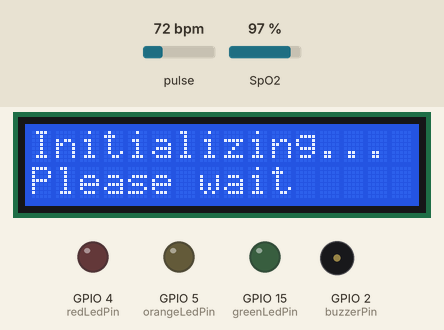
This sketch was run on a simulated ESP32. On the bench: 16×2 character LCD, output pins drawn as LEDs (lit = HIGH), buzzer (waves = sounding, pin HIGH). Inputs (shaded band) come from the test bench; at power-on: pulse 72 bpm, SpO2 97 %. WiFi joins after 1.5 s; servers stay silent unless stated; uploads are accepted with an empty reply; what the sketch prints to the serial monitor is not drawn.

Above: at 1.2 s.
At 7.6 s:
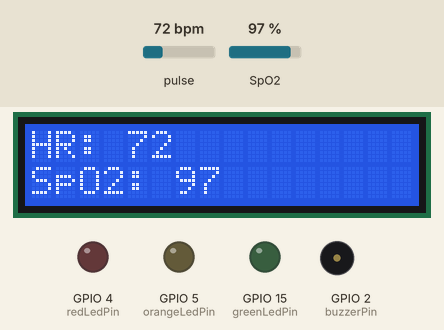
7.7 s: pulse set to 42 bpm
At 12.3 s:
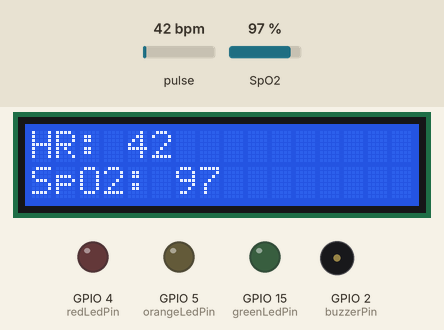
12.6 s: SpO2 set to 80 %
At 16.4 s:
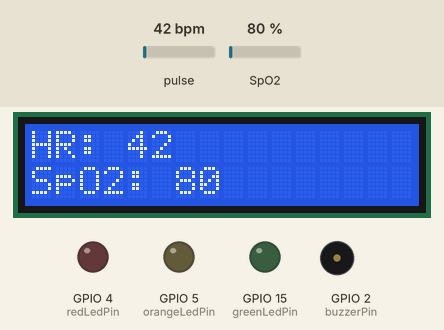
16.7 s: pulse set to 70 bpm
At 24.6 s:
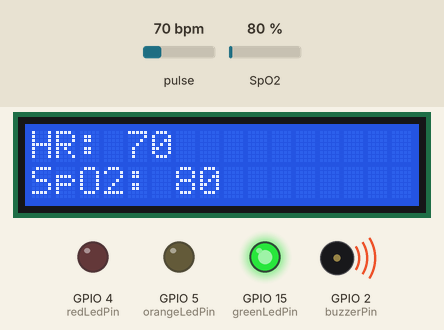
Timing chart, 0 to 26.3 s (numbered marks = the images above; inputs shaded):
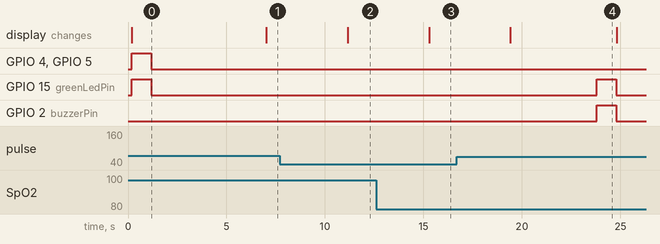

Measured:
- after the input at 7.7 s, the display: changes after 3.5 s (image 2)
- after the input at 12.6 s, the display: changes after 2.7 s (image 3)
- after the input at 16.7 s, the display: changes after 2.7 s (image 4)
- what the display in image 0 shows lasts 6.8 s, from 0.2 s to 7.0 s
- what the display in image 4 shows lasts 5.4 s, from 19.4 s to 24.8 s

The sketch:

20240706_ESP32.ino
```cpp
#define BLYNK_TEMPLATE_ID "TMPL6swIxX_Aq"
#define BLYNK_TEMPLATE_NAME "ESP32 Health Monitoring System"
#define BLYNK_AUTH_TOKEN "kPlQEtx23LIunXkUMBqImgQu5o5cK9VR"

#define BLYNK_PRINT Serial

#include <DFRobot_MAX30102.h>
#include <BlynkSimpleEsp32.h>
#include <Wire.h>
#include <LiquidCrystal_I2C.h>
#include <WiFi.h>
#include <ArduinoOTA.h>
#include <WiFiClientSecure.h>
#include <WiFiManager.h>

int32_t SPO2;
int8_t SPO2Valid;
int32_t heartRate;
int8_t heartRateValid;

char ssid[32];
char password[32];

const char* serverName = "bantaykalusugan.replit.app";
String ServerPath = "/api.php";

const int port = 443;

WiFiManager wifiManager;
WiFiClientSecure client;
DFRobot_MAX30102 particleSensor;
LiquidCrystal_I2C lcd(0x27, 16, 2);

unsigned long lastSendTime = 0;
const unsigned long sendInterval = 20000;

const int buzzerPin = 2;
const int greenLedPin = 15;
const int redLedPin = 4;
const int orangeLedPin = 5;

bool dataSent = false;

void setup() {
  Serial.begin(115200);
  delay(100);

  lcd.init();
  lcd.backlight();

  pinMode(buzzerPin, OUTPUT);
  pinMode(greenLedPin, OUTPUT);
  pinMode(redLedPin, OUTPUT);
  pinMode(orangeLedPin, OUTPUT);

  digitalWrite(buzzerPin, LOW);

  displayMessage("Initializing...", "Please wait");

  digitalWrite(greenLedPin, HIGH);
  digitalWrite(redLedPin, HIGH);
  digitalWrite(orangeLedPin, HIGH);
  delay(1000);
  digitalWrite(greenLedPin, LOW);
  digitalWrite(redLedPin, LOW);
  digitalWrite(orangeLedPin, LOW);

  wifiManager.autoConnect("Group 10 - AutoConnectAP");

  WiFi.begin(ssid, password);
  Blynk.begin(BLYNK_AUTH_TOKEN, ssid, password);

  while (WiFi.status() != WL_CONNECTED) {
    delay(500);
    Serial.print(".");
  }
  Serial.println();

  while (!particleSensor.begin()) {
    Serial.println("MAX30102 was not found");
    displayError("MAX30102", "not found");
    delay(1000);
  }

  particleSensor.sensorConfiguration(60, SAMPLEAVG_8, MODE_MULTILED, SAMPLERATE_400, PULSEWIDTH_411, ADCRANGE_16384);
  ArduinoOTA.begin();
}

void sendAPI(String heartRate, String SPO2) {
  updateLCD();
  client.setCACert(nullptr);

  if (client.connect(serverName, port)) {
    Serial.println("Connection Successful");

    String postData = "heartRate=" + heartRate + "&SpO2=" + SPO2 + "&action=insertHeartRateSP01";

    client.println("POST " + ServerPath + " HTTP/1.1");
    client.println("Host: " + String(serverName));
    client.println("Content-Type: application/x-www-form-urlencoded");
    client.print("Content-Length: ");
    client.println(postData.length());
    client.println();
    client.println(postData);

    bool error = false;
    while (client.connected()) {
      String line = client.readStringUntil('\n');
      if (line == "\r") {
        break;
      }
      if (line.startsWith("HTTP/1.1 4") || line.startsWith("HTTP/1.1 5")) {
        error = true;
      }
    }

    if (error) {
      displayError("API Error", "Check Server");
      digitalWrite(redLedPin, HIGH);
      delay(1000);
      digitalWrite(redLedPin, LOW);
    } else {
      digitalWrite(buzzerPin, HIGH);
      digitalWrite(greenLedPin, HIGH);
      delay(1000);
      digitalWrite(buzzerPin, LOW);
      digitalWrite(greenLedPin, LOW);
    }

    client.stop();
  } else {
    digitalWrite(redLedPin, HIGH);
    delay(1000);
    digitalWrite(redLedPin, LOW);
    displayError("Connection", "failed");
  }
}

void displayMessage(String line1, String line2) {
  lcd.clear();
  lcd.setCursor(0, 0);
  lcd.print(line1);
  lcd.setCursor(0, 1);
  lcd.print(line2);
}

void displayError(String errorType, String errorMessage) {
  lcd.clear();
  lcd.setCursor(0, 0);
  lcd.print("Error: " + errorType);
  lcd.setCursor(0, 1);
  lcd.print(errorMessage);
}

void updateLCD() {
  lcd.clear();
  lcd.setCursor(0, 0);
  lcd.print("HR: " + String(heartRate));
  Blynk.virtualWrite(V2, heartRate);
  lcd.setCursor(0, 1);
  lcd.print("SpO2: " + String(SPO2));
  Blynk.virtualWrite(V3, SPO2);
}

void loop() {
  ArduinoOTA.handle();
  particleSensor.heartrateAndOxygenSaturation(&SPO2, &SPO2Valid, &heartRate, &heartRateValid);

  long irValue = particleSensor.getIR();

  if (irValue > 5000) {
    if (!dataSent) {
      if (millis() - lastSendTime >= sendInterval) {
        lastSendTime = millis();
        sendAPI(String(heartRate), String(SPO2));
        dataSent = true;
      }
    }

    if (dataSent) {
      lcd.clear();
      lcd.setCursor(2, 0);
      lcd.print("Please remove");
      lcd.setCursor(2, 1);
      lcd.print("your finger");
    } else {
      updateLCD();
    }

    digitalWrite(orangeLedPin, LOW);
  } else {
    if (dataSent) {
      dataSent = false;
    }

    Serial.println("No finger?");
    heartRate = 0;
    SPO2 = 0;
    lastSendTime = millis();

    lcd.clear();
    lcd.setCursor(2, 0);
    lcd.print("Please place");
    lcd.setCursor(2, 1);
    lcd.print("your finger");
    digitalWrite(orangeLedPin, HIGH);
  }

  delay(100);
}
```
